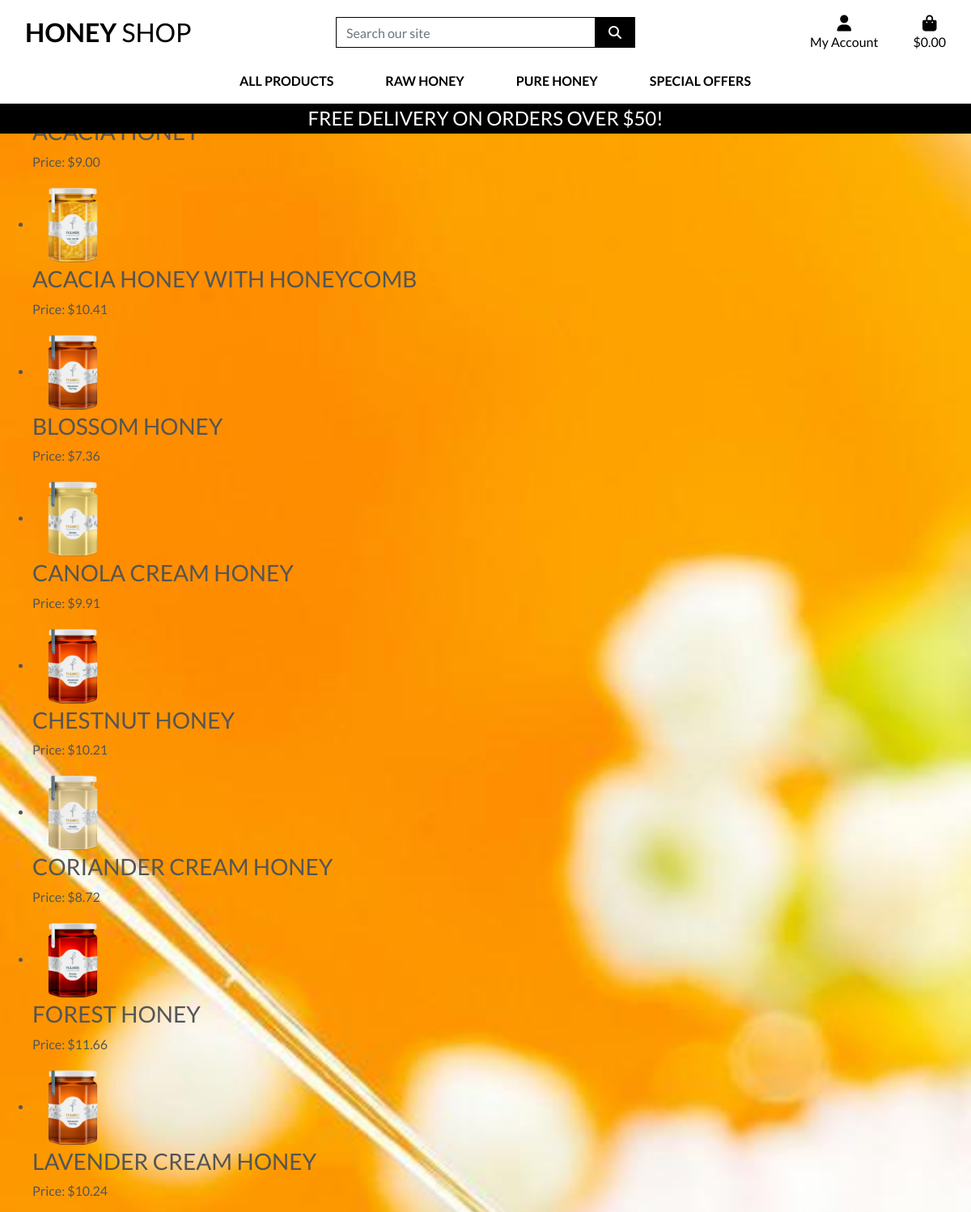
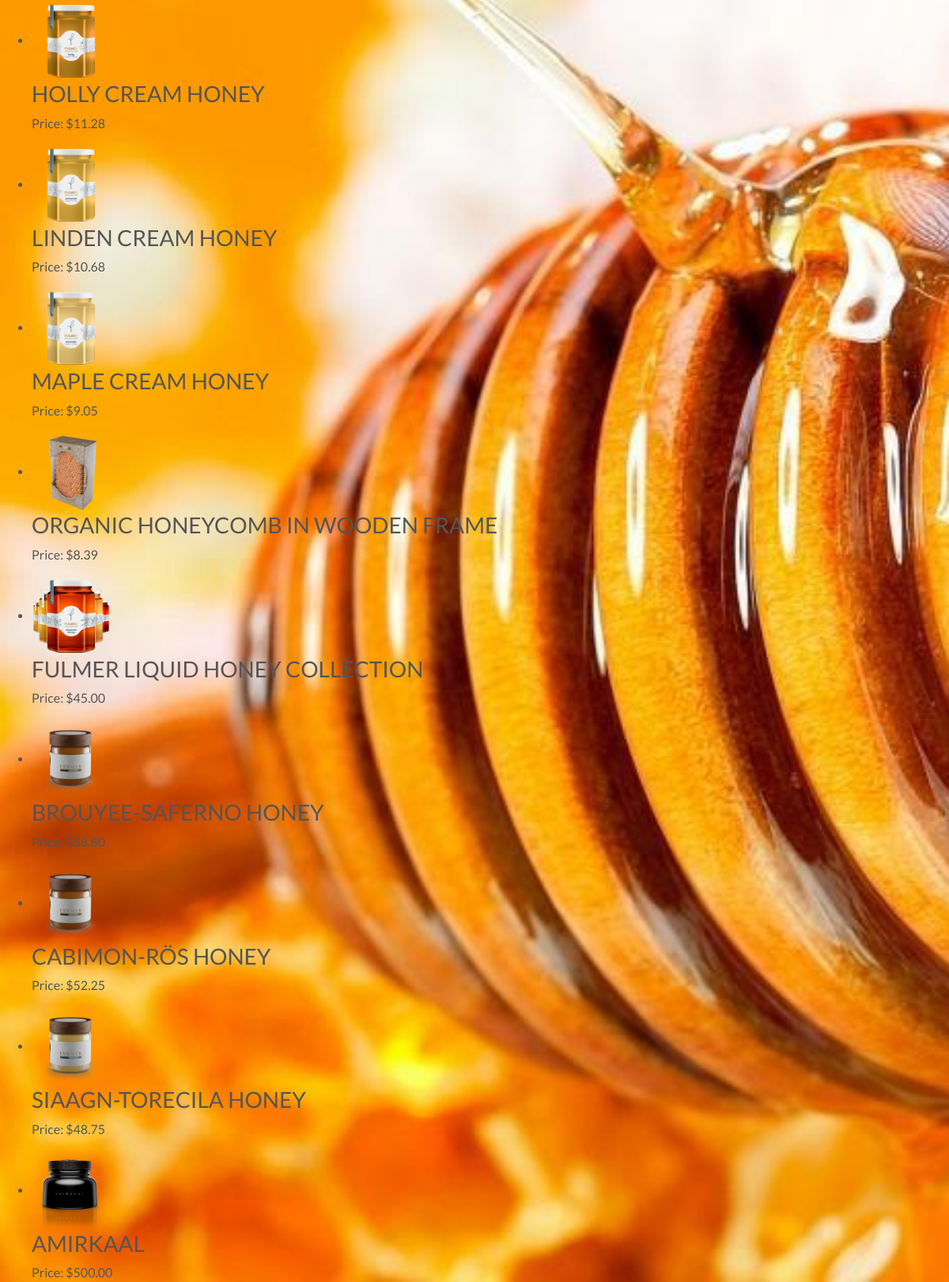
The page /products/category/raw/ (signed in) on the database its author committed (2 pictures, top to bottom).
### products/models.py (models this page shows, shortened)
class Product(models.Model):
    user = models.ForeignKey(User, on_delete=models.CASCADE, null=True, blank=True)
    category = models.ForeignKey(Category, related_name='products', on_delete=models.CASCADE)
    name = models.CharField(max_length=255)
    slug = models.SlugField(unique=True)
    description = models.TextField()
    price = models.DecimalField(max_digits=10, decimal_places=2)
    rating = models.DecimalField(max_digits=6, decimal_places=2, null=True, blank=True)
    image = models.ImageField(upload_to='products/')
    stock = models.PositiveIntegerField(default=0)
    created_at = models.DateTimeField(auto_now_add=True)
    updated_at = models.DateTimeField(auto_now=True)
    quantity = models.IntegerField(default=0)

### products/views.py (the view)
# urls.py: path('category/<slug:category_slug>/', ProductListView.as_view(), name='product_list_by_category'),
class ProductListView(ListView):
    template_name = 'products/product_list.html'
    context_object_name = 'products'
    model = Product
    def get_queryset(self):
        category_slug = self.kwargs.get('category_slug')
        if category_slug:
            category = get_object_or_404(Category, slug=category_slug)
            return Product.objects.filter(stock__gt=0, user=self.request.user)
        else:
            return Product.objects.filter(stock__gt=0)
    def get_context_data(self, **kwargs):
        context = super().get_context_data(**kwargs)
        category_slug = self.kwargs.get('category_slug')
        if category_slug:
            context['category'] = get_object_or_404(Category, slug=category_slug)
        else:
            context['category'] = None
        return context

### bag/contexts.py (called while the page is built, shortened)
def bag_contents(request):
    bag_items = []
    total = 0
    product_count = 0
    bag = request.session.get('bag', {})
    if total < settings.FREE_DELIVERY_THRESHOLD:
        delivery = total * Decimal(settings.STANDARD_DELIVERY_PERCENTAGE / 100)
        free_delivery_delta = settings.FREE_DELIVERY_THRESHOLD - total
    else:
        delivery = 0
        free_delivery_delta = 0
    grand_total = delivery + total
    context = {
        'bag_items': bag_items,
        'total': total,
        'product_count': product_count,
        'delivery': delivery,
        'free_delivery_delta': free_delivery_delta,
        'free_delivery_threshold': settings.FREE_DELIVERY_THRESHOLD,
        'grand_total': grand_total,
    }
    return context

### products/templates/products/product_list.html
{% extends 'base.html' %}
{% block content %}
    <h2>Product List</h2>
    <ul>
        {% for product in products %}
        <li>
            <img src="{{ product.image.url }}" alt="{{ product.name }}" width="100">
            <h3>{{ product.name }}</h3>
            <p>Price: ${{ product.price }}</p>
        </li>
        {% endfor %}
    </ul>
{% endblock %}

### static/css/base.css (style rules this page uses)
html { height: 100%; }
body { background: url('/media/background.jpg') no-repeat center center fixed; background-size: cover; height: calc(100vh - 164px); color: #555; font-family: 'Lato'; }

### rows shown on the page
Product: price "9.00"
Product: image (picture), name "ACACIA HONEY WITH HONEYCOMB", price "10.41"
Product: image (picture), name "BLOSSOM HONEY", price "7.36"
Product: image (picture), name "CANOLA CREAM HONEY", price "9.91"
Product: image (picture), name "CHESTNUT HONEY", price "10.21"
Product: image (picture), name "CORIANDER CREAM HONEY", price "8.72"
Product: image (picture), name "FOREST HONEY", price "11.66"
Product: image (picture), name "LAVENDER CREAM HONEY", price "10.24"
Product: image (picture), name "HOLLY CREAM HONEY", price "11.28"
Product: image (picture), name "LINDEN CREAM HONEY", price "10.68"
Product: image (picture), name "MAPLE CREAM HONEY", price "9.05"
Product: image (picture), name "ORGANIC HONEYCOMB IN WOODEN FRAME", price "8.39"
Product: image (picture), name "FULMER LIQUID HONEY COLLECTION", price "45.00"
Product: image (picture), name "BROUYEE-SAFERNO HONEY"
Product: image (picture), name "CABIMON-RÖS HONEY", price "52.25"
Product: image (picture), name "SIAAGN-TORECILA HONEY", price "48.75"
Product: image (picture), name "AMIRKAAL", price "500.00"

### other values the page prints
{{ free_delivery_threshold }} "50"
